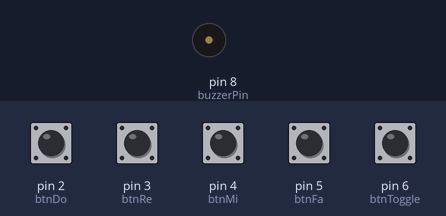
Bench run of a sketch on a simulated Arduino Uno, built with avr-gcc and run on an emulated ATmega328P. Parts: buzzer (waves = sounding). The inputs (shaded band) are chosen by the test bench; at power-on: pin 2 (btnDo), pin 3 (btnRe), pin 4 (btnMi), pin 5 (btnFa), pin 6 (btnToggle) HIGH.

Above: at 1.2 s.
1.3 s: pin 2 (btnDo) pulled LOW for 0.15 s
At 1.37 s:
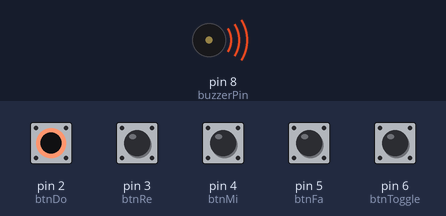
Timing chart, 0 to 4.3 s (numbered marks = the images above; inputs shaded):
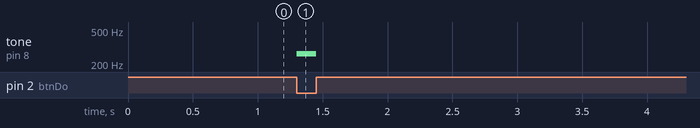

Measured:
- after the input at 1.3 s, tone on pin 8 (buzzerPin): silent → 262 Hz at once, → silent 0.15 s later

The sketch:

digital_piano.ino
```cpp
const int btnToggle = 6;
bool isMajor = true;
bool lastTogglestate = HIGH;

const int btnDo = 2;
const int btnRe = 3;
const int btnMi = 4;
const int btnFa = 5;
const int buzzerPin = 8;

void setup() {
  pinMode(btnDo, INPUT_PULLUP);
  pinMode(btnRe, INPUT_PULLUP);
  pinMode(btnMi, INPUT_PULLUP);
  pinMode(btnFa, INPUT_PULLUP);
  pinMode(buzzerPin, OUTPUT);
    pinMode(btnToggle,INPUT_PULLUP);

}


void loop() {

  if (digitalRead(btnToggle) == LOW) {
    isMajor = !isMajor;
    delay(300);
  }
  int offset = isMajor ? 0 : -20;
  int pressedCount = 0;
  if (digitalRead(btnDo) == LOW) pressedCount++;
  if (digitalRead(btnRe) == LOW) pressedCount++;
  if (digitalRead(btnMi) == LOW) pressedCount++;
  if (digitalRead(btnFa) == LOW) pressedCount++;

  if (pressedCount >= 2) {
    tone(buzzerPin, 392); // Sol (Chord Substitute)
  } else if (digitalRead(btnDo) == LOW) {
    tone(buzzerPin, 262);
  } else if (digitalRead(btnRe) == LOW) {
    tone(buzzerPin, 294);
  } else if (digitalRead(btnMi) == LOW) {
    tone(buzzerPin, 330);
  } else if (digitalRead(btnFa) == LOW) {
    tone(buzzerPin, 349);
  } else {
    noTone(buzzerPin);
  }
}
```
